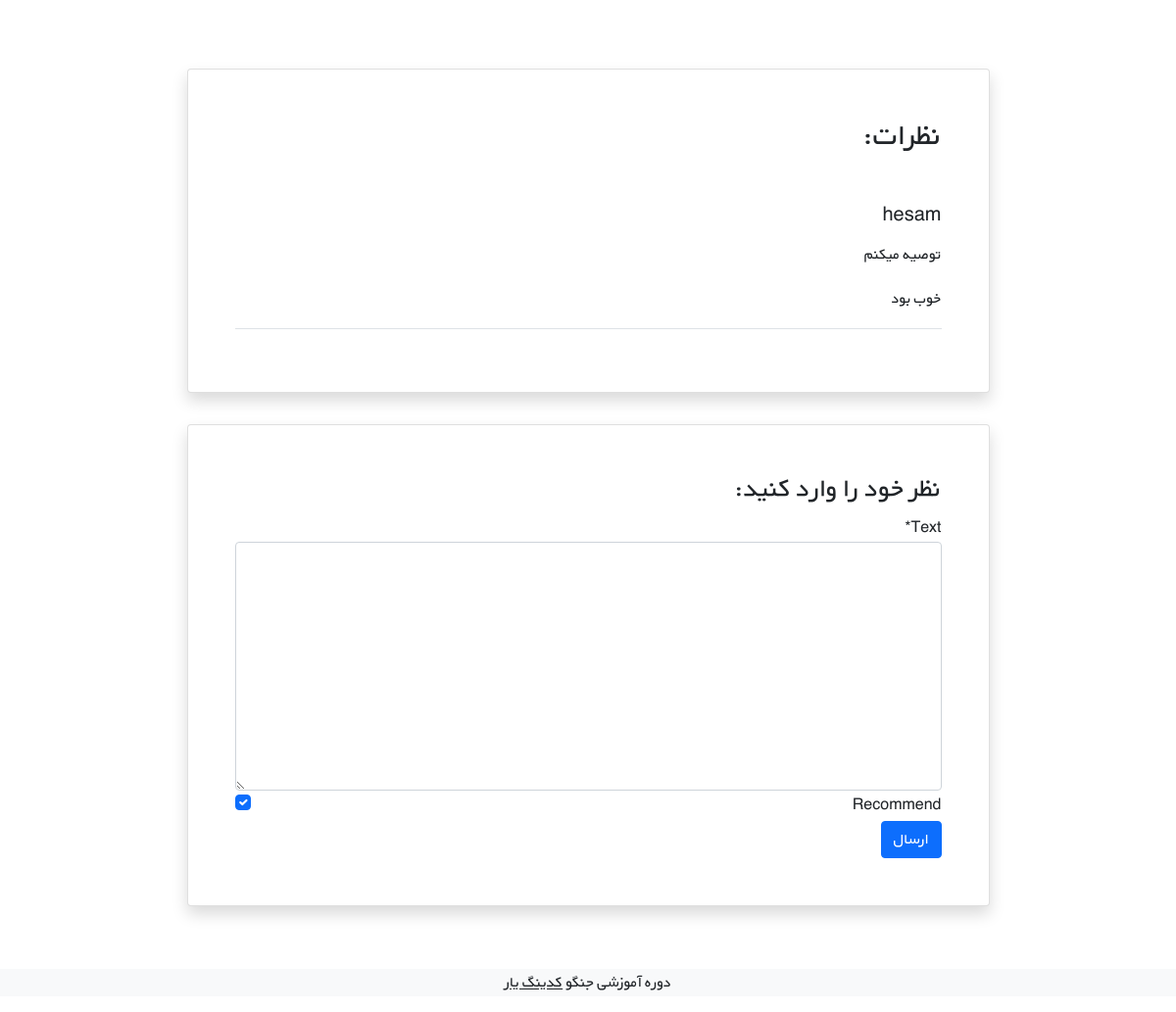
Page /books/4/detail/ (signed in, lower part) on the earlier database version.
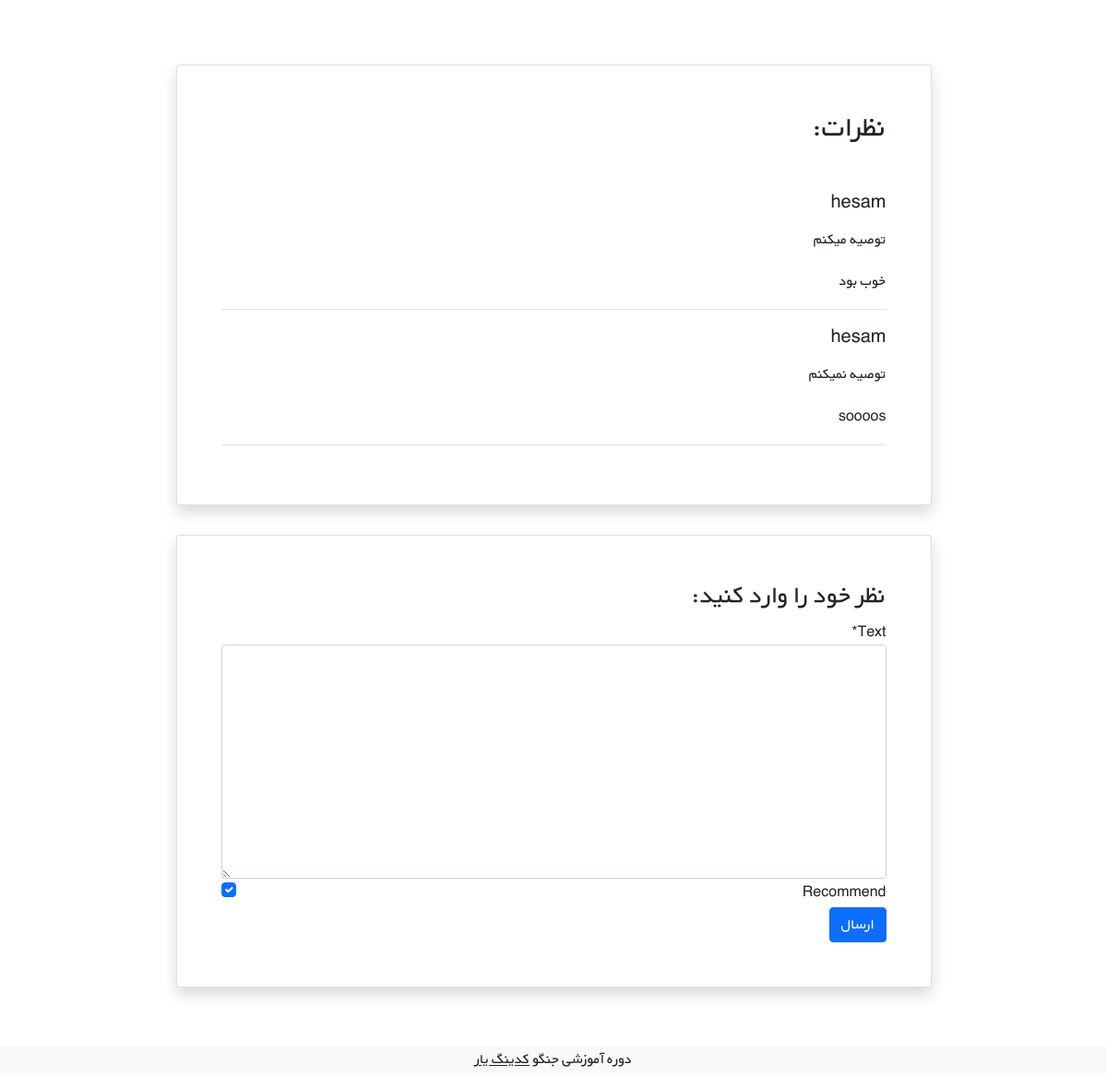
Same page on the later database version.
### books/models.py (models this page shows, shortened)
class Comment(models.Model):
    book = models.ForeignKey(Books, on_delete=models.CASCADE, related_name='comments')
    user = models.ForeignKey(get_user_model(), on_delete=models.CASCADE)
    text = models.TextField()
    creat_at = models.DateTimeField(auto_now=True)
    status = models.BooleanField(default=True)
    recommend = models.BooleanField(default=True)

### accounts/models.py (models this page shows, shortened)
class CustomUserModel(AbstractUser):
    age = models.PositiveIntegerField(null=True, blank=True)
    national_id = models.PositiveIntegerField(null=True, blank=True)

### books/views.py (the view)
# urls.py: path('<int:pk>/detail/', views.detail_view, name='book_detail'),
@login_required
def detail_view(request, pk):
    book = get_object_or_404(Books, pk=pk)
    book_comment = book.comments.all()
    if request.method == 'POST':
        comment_form = CommentForm(request.POST)
        if comment_form.is_valid():
            new_comment = comment_form.save(commit=False)
            new_comment.book = book
            new_comment.user = request.user
            new_comment.save()
            comment_form = CommentForm()
    else:
        comment_form = CommentForm()
    return render(request, 'books/detalview.html', {
            'books': book,
            'comment': book_comment,
            'comment_form': comment_form,
        })

### books/forms.py
class CommentForm(forms.ModelForm):
    class Meta:
        model = Comment
        fields = ('text', 'recommend',)

### books/templates/books/detalview.html (shortened to what this page needs)
{% extends '_base.html' %}
{% load crispy_forms_tags %}
{% block content %}
    <div class="container mt-5" dir="rtl">
        <div class="">
            <div class="">
                <div class="d-flex justify-content-center">
                    <div class="my-3 p-5 w-sm-75 w-100">
                    </div>
                </div>
                <div class="d-flex justify-content-center">
                    <div class="card shadow my-3 p-5 w-sm-75 w-100">
                        <h2 class="mb-5">نظرات:</h2>
                        {% for cm in comment %}
                            <div class="border-bottom mb-3">
                                <h5 class="mb-3">{{ cm.user }}</h5>
                                {% if cm.recommend %}
                                    <p>توصیه میکنم</p>
                                {% else %}
                                    <p>توصیه نمیکنم</p>
                                {% endif %}
                                <p>{{ cm.text }}</p>
                            </div>
                        {% endfor %}
                    </div>
                </div>
                <div class="d-flex justify-content-center">
                    <div class="card shadow my-3 p-5 w-sm-75 w-100">
                        <h3>نظر خود را وارد کنید:</h3>
                        <form method="POST">
                            {{ comment_form|crispy }}
                            <button type="submit" class="btn btn-primary">ارسال</button>
                        </form>
                    </div>
                </div>
            </div>
        </div>
    </div>
{% endblock %}

Differences in the rows shown:
added Comment: user "hesam", recommend "توصیه نمیکنم", text "soooos"
